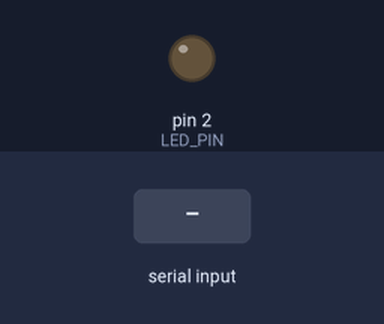
Simulated run of this sketch. Board: Arduino Uno, built with avr-gcc and run on an emulated ATmega328P. On the bench: output pins drawn as LEDs (lit = HIGH). The test bench sets the inputs (shaded band).

Above: at 1.2 s.
1.3 s: "GREEN\n" received over Serial
At 1.4 s:
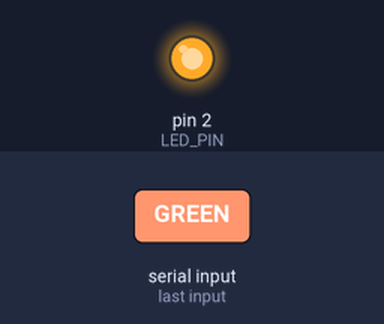
Timing chart, 0 to 9.2 s (numbered marks = the images above; inputs shaded):
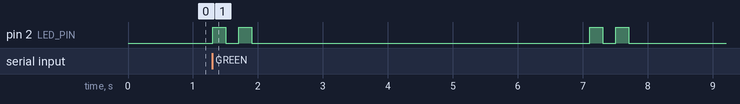

The sketch:

ex2.ino
```cpp
#define LED_PIN 2

String command = "";
int mode = 0;

void setup() {
  Serial.begin(9600);
  pinMode(LED_PIN, OUTPUT);
  digitalWrite(LED_PIN, LOW);
}

void loop() {


  if (Serial.available() > 0) {
    command = Serial.readStringUntil('\n');
    command.trim();

    if (command.equalsIgnoreCase("RED")) {
      mode = 1;
    }
    else if (command.equalsIgnoreCase("GREEN")) {
      mode = 2;
    }
    else if (command.equalsIgnoreCase("BLUE")) {
      mode = 3;
    }
    else if (command.equalsIgnoreCase("OFF")) {
      mode = 0;
      digitalWrite(LED_PIN, LOW);
    }
  }

  if (mode == 1) {

    digitalWrite(LED_PIN, HIGH);
  }

  else if (mode == 2) {

    for (int i = 0; i < 2; i++) {
      digitalWrite(LED_PIN, HIGH);
      delay(200);
      digitalWrite(LED_PIN, LOW);
      delay(200);
    }
    delay(5000);
  }

  else if (mode == 3) {

    for (int i = 0; i < 3; i++) {
      digitalWrite(LED_PIN, HIGH);
      delay(200);
      digitalWrite(LED_PIN, LOW);
      delay(200);
    }
    delay(5000);
  }

  else {
    digitalWrite(LED_PIN, LOW);
  }
}
```

Measured:
- after the input at 1.3 s, pin 2 (LED_PIN): LOW → HIGH at once, → LOW 0.20 s later, → HIGH 0.20 s later, → LOW 0.20 s later, … (8 changes in this stretch)
